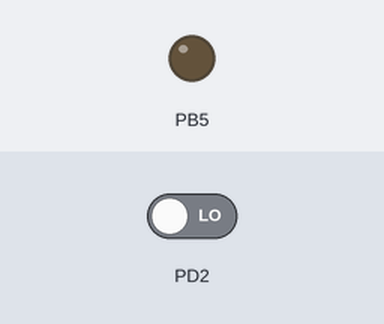
The program below on a simulated ATmega328P, built with avr-gcc and emulated at 16 MHz. Shown: output pins drawn as LEDs (lit = HIGH). Inputs (shaded band) come from the test bench; at power-on: PD2 LOW.

Above: at 1.2 s.
1.3 s: PD2 driven HIGH
At 2.0 s:
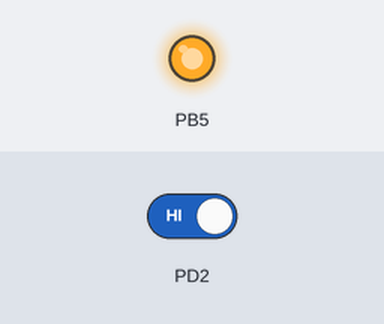
Timing chart, 0 to 4.3 s (numbered marks = the images above; inputs shaded):
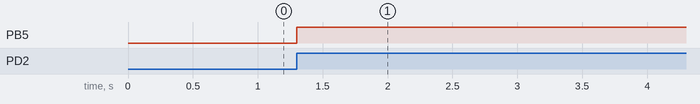

The program:

main.c
```c
/*
 * main.c
 *
 * Created: 07-11-2026 01:20:38
 *  Author: ajith
 */

#define F_CPU 16000000UL
#include <avr/io.h>
//#include <avr/interrupt.h>
#include "gpio.h"
#include "external_interrupt.h"
int main(void)
{
	gpio_init();
	external_interrupt_INT0_init();
while(1)
 {
 }

}
```

external_interrupt.c
```c
/*
 * external_interrupt.c
 *
 * Created: 06-11-2026 00:31:10
 *  Author: ajith
 */

#include <avr/interrupt.h>
#include "external_interrupt.h"

ISR(INT0_vect)
{
//Toggle the LED connected to port B5
PORTB^=(1<<PORTB5);

}
void external_interrupt_INT0_init()
{
	//1.configuring INT0 as interrupt
	EIMSK|=(1<<INT0);
	//2.configuring PD2 as input for external interrupt
	DDRD&=~(1<<DDD2);
	//3.configuring interrupt trigger:rising edge
	EICRA|=((1<<ISC01)|(1<<ISC00));
	//4.enabling global interrupt
	sei();
};
```

external_interrupt.h
```c
/*
 * external_interrupt.h
 *
 * Created: 06-11-2026 00:29:48
 *  Author: ajith
 */


#ifndef EXTERNAL_INTERRUPT_H_
#define EXTERNAL_INTERRUPT_H_

#include <avr/io.h>
//FUNCTION HEADERS//
void external_interrupt_INT0_init();


#endif /* EXTERNAL_INTERRUPT_H_ */
```

gpio.c
```c
/*
 * gpio.c
 *
 * Created: 07-11-2026 01:04:55
 *  Author: ajith
 */
#include "gpio.h"
void gpio_init()
{

	DDRB|=(1<<DDB5);
	PORTB&=~(1<<PORTB5);
}
```

gpio.h
```c
/*
 * gpio.h
 *
 * Created: 07-11-2026 01:04:31
 *  Author: ajith
 */


#ifndef GPIO_H_
#define GPIO_H_

#include <avr/io.h>

//function headers//
void gpio_init();


#endif /* GPIO_H_ */
```

Measured:
- after the input at 1.3 s, PB5: LOW → HIGH at once
